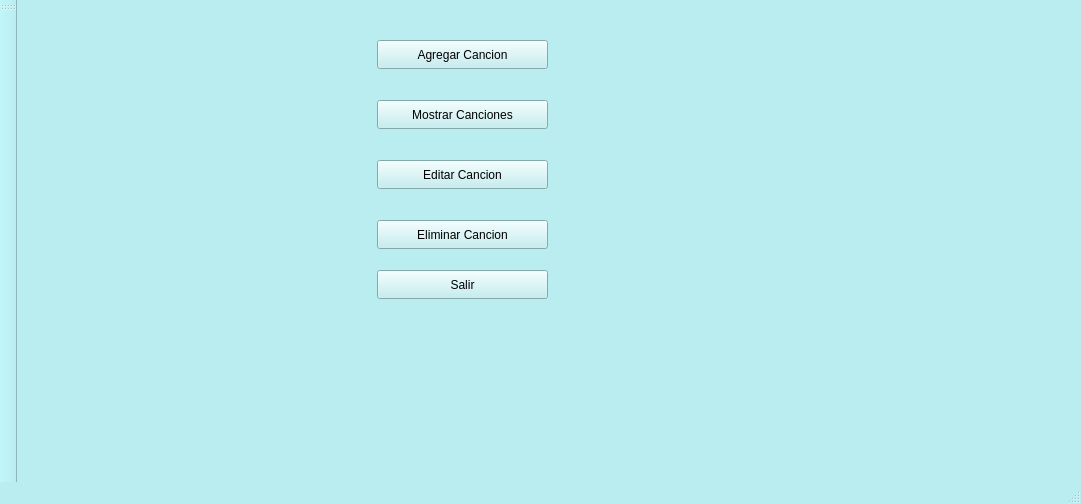
<?xml version="1.0" encoding="UTF-8"?>
<ui version="4.0">
 <class>MainWindow</class>
 <widget class="QMainWindow" name="MainWindow">
  <property name="enabled">
   <bool>true</bool>
  </property>
  <property name="geometry">
   <rect>
    <x>0</x>
    <y>0</y>
    <width>1081</width>
    <height>504</height>
   </rect>
  </property>
  <property name="palette">
   <palette>
    <active>
     <colorrole role="WindowText">
      <brush brushstyle="SolidPattern">
       <color alpha="255">
        <red>0</red>
        <green>0</green>
        <blue>0</blue>
       </color>
      </brush>
     </colorrole>
     <colorrole role="Button">
      <brush brushstyle="SolidPattern">
       <color alpha="255">
        <red>186</red>
        <green>237</green>
        <blue>240</blue>
       </color>
      </brush>
     </colorrole>
     <colorrole role="Light">
      <brush brushstyle="SolidPattern">
       <color alpha="255">
        <red>255</red>
        <green>255</green>
        <blue>255</blue>
       </color>
      </brush>
     </colorrole>
     <colorrole role="Midlight">
      <brush brushstyle="SolidPattern">
       <color alpha="255">
        <red>220</red>
        <green>246</green>
        <blue>247</blue>
       </color>
      </brush>
     </colorrole>
     <colorrole role="Dark">
      <brush brushstyle="SolidPattern">
       <color alpha="255">
        <red>93</red>
        <green>119</green>
        <blue>120</blue>
       </color>
      </brush>
     </colorrole>
     <colorrole role="Mid">
      <brush brushstyle="SolidPattern">
       <color alpha="255">
        <red>124</red>
        <green>158</green>
        <blue>160</blue>
       </color>
      </brush>
     </colorrole>
     <colorrole role="Text">
      <brush brushstyle="SolidPattern">
       <color alpha="255">
        <red>0</red>
        <green>0</green>
        <blue>0</blue>
       </color>
      </brush>
     </colorrole>
     <colorrole role="BrightText">
      <brush brushstyle="SolidPattern">
       <color alpha="255">
        <red>255</red>
        <green>255</green>
        <blue>255</blue>
       </color>
      </brush>
     </colorrole>
     <colorrole role="ButtonText">
      <brush brushstyle="SolidPattern">
       <color alpha="255">
        <red>0</red>
        <green>0</green>
        <blue>0</blue>
       </color>
      </brush>
     </colorrole>
     <colorrole role="Base">
      <brush brushstyle="SolidPattern">
       <color alpha="255">
        <red>255</red>
        <green>255</green>
        <blue>255</blue>
       </color>
      </brush>
     </colorrole>
     <colorrole role="Window">
      <brush brushstyle="SolidPattern">
       <color alpha="255">
        <red>186</red>
        <green>237</green>
        <blue>240</blue>
       </color>
      </brush>
     </colorrole>
     <colorrole role="Shadow">
      <brush brushstyle="SolidPattern">
       <color alpha="255">
        <red>0</red>
        <green>0</green>
        <blue>0</blue>
       </color>
      </brush>
     </colorrole>
     <colorrole role="AlternateBase">
      <brush brushstyle="SolidPattern">
       <color alpha="255">
        <red>220</red>
        <green>246</green>
        <blue>247</blue>
       </color>
      </brush>
     </colorrole>
     <colorrole role="ToolTipBase">
      <brush brushstyle="SolidPattern">
       <color alpha="255">
        <red>255</red>
        <green>255</green>
        <blue>220</blue>
       </color>
      </brush>
     </colorrole>
     <colorrole role="ToolTipText">
      <brush brushstyle="SolidPattern">
       <color alpha="255">
        <red>0</red>
        <green>0</green>
        <blue>0</blue>
       </color>
      </brush>
     </colorrole>
     <colorrole role="PlaceholderText">
      <brush brushstyle="SolidPattern">
       <color alpha="127">
        <red>0</red>
        <green>0</green>
        <blue>0</blue>
       </color>
      </brush>
     </colorrole>
     <colorrole role="Accent">
      <brush brushstyle="SolidPattern">
       <color alpha="255">
        <red>255</red>
        <green>255</green>
        <blue>255</blue>
       </color>
      </brush>
     </colorrole>
    </active>
    <inactive>
     <colorrole role="WindowText">
      <brush brushstyle="SolidPattern">
       <color alpha="255">
        <red>0</red>
        <green>0</green>
        <blue>0</blue>
       </color>
      </brush>
     </colorrole>
     <colorrole role="Button">
      <brush brushstyle="SolidPattern">
       <color alpha="255">
        <red>186</red>
        <green>237</green>
        <blue>240</blue>
       </color>
      </brush>
     </colorrole>
     <colorrole role="Light">
      <brush brushstyle="SolidPattern">
       <color alpha="255">
        <red>255</red>
        <green>255</green>
        <blue>255</blue>
       </color>
      </brush>
     </colorrole>
     <colorrole role="Midlight">
      <brush brushstyle="SolidPattern">
       <color alpha="255">
        <red>220</red>
        <green>246</green>
        <blue>247</blue>
       </color>
      </brush>
     </colorrole>
     <colorrole role="Dark">
      <brush brushstyle="SolidPattern">
       <color alpha="255">
        <red>93</red>
        <green>119</green>
        <blue>120</blue>
       </color>
      </brush>
     </colorrole>
     <colorrole role="Mid">
      <brush brushstyle="SolidPattern">
       <color alpha="255">
        <red>124</red>
        <green>158</green>
        <blue>160</blue>
       </color>
      </brush>
     </colorrole>
     <colorrole role="Text">
      <brush brushstyle="SolidPattern">
       <color alpha="255">
        <red>0</red>
        <green>0</green>
        <blue>0</blue>
       </color>
      </brush>
     </colorrole>
     <colorrole role="BrightText">
      <brush brushstyle="SolidPattern">
       <color alpha="255">
        <red>255</red>
        <green>255</green>
        <blue>255</blue>
       </color>
      </brush>
     </colorrole>
     <colorrole role="ButtonText">
      <brush brushstyle="SolidPattern">
       <color alpha="255">
        <red>0</red>
        <green>0</green>
        <blue>0</blue>
       </color>
      </brush>
     </colorrole>
     <colorrole role="Base">
      <brush brushstyle="SolidPattern">
       <color alpha="255">
        <red>255</red>
        <green>255</green>
        <blue>255</blue>
       </color>
      </brush>
     </colorrole>
     <colorrole role="Window">
      <brush brushstyle="SolidPattern">
       <color alpha="255">
        <red>186</red>
        <green>237</green>
        <blue>240</blue>
       </color>
      </brush>
     </colorrole>
     <colorrole role="Shadow">
      <brush brushstyle="SolidPattern">
       <color alpha="255">
        <red>0</red>
        <green>0</green>
        <blue>0</blue>
       </color>
      </brush>
     </colorrole>
     <colorrole role="AlternateBase">
      <brush brushstyle="SolidPattern">
       <color alpha="255">
        <red>220</red>
        <green>246</green>
        <blue>247</blue>
       </color>
      </brush>
     </colorrole>
     <colorrole role="ToolTipBase">
      <brush brushstyle="SolidPattern">
       <color alpha="255">
        <red>255</red>
        <green>255</green>
        <blue>220</blue>
       </color>
      </brush>
     </colorrole>
     <colorrole role="ToolTipText">
      <brush brushstyle="SolidPattern">
       <color alpha="255">
        <red>0</red>
        <green>0</green>
        <blue>0</blue>
       </color>
      </brush>
     </colorrole>
     <colorrole role="PlaceholderText">
      <brush brushstyle="SolidPattern">
       <color alpha="127">
        <red>0</red>
        <green>0</green>
        <blue>0</blue>
       </color>
      </brush>
     </colorrole>
     <colorrole role="Accent">
      <brush brushstyle="SolidPattern">
       <color alpha="255">
        <red>255</red>
        <green>255</green>
        <blue>255</blue>
       </color>
      </brush>
     </colorrole>
    </inactive>
    <disabled>
     <colorrole role="WindowText">
      <brush brushstyle="SolidPattern">
       <color alpha="255">
        <red>93</red>
        <green>119</green>
        <blue>120</blue>
       </color>
      </brush>
     </colorrole>
     <colorrole role="Button">
      <brush brushstyle="SolidPattern">
       <color alpha="255">
        <red>186</red>
        <green>237</green>
        <blue>240</blue>
       </color>
      </brush>
     </colorrole>
     <colorrole role="Light">
      <brush brushstyle="SolidPattern">
       <color alpha="255">
        <red>255</red>
        <green>255</green>
        <blue>255</blue>
       </color>
      </brush>
     </colorrole>
     <colorrole role="Midlight">
      <brush brushstyle="SolidPattern">
       <color alpha="255">
        <red>220</red>
        <green>246</green>
        <blue>247</blue>
       </color>
      </brush>
     </colorrole>
     <colorrole role="Dark">
      <brush brushstyle="SolidPattern">
       <color alpha="255">
        <red>93</red>
        <green>119</green>
        <blue>120</blue>
       </color>
      </brush>
     </colorrole>
     <colorrole role="Mid">
      <brush brushstyle="SolidPattern">
       <color alpha="255">
        <red>124</red>
        <green>158</green>
        <blue>160</blue>
       </color>
      </brush>
     </colorrole>
     <colorrole role="Text">
      <brush brushstyle="SolidPattern">
       <color alpha="255">
        <red>93</red>
        <green>119</green>
        <blue>120</blue>
       </color>
      </brush>
     </colorrole>
     <colorrole role="BrightText">
      <brush brushstyle="SolidPattern">
       <color alpha="255">
        <red>255</red>
        <green>255</green>
        <blue>255</blue>
       </color>
      </brush>
     </colorrole>
     <colorrole role="ButtonText">
      <brush brushstyle="SolidPattern">
       <color alpha="255">
        <red>93</red>
        <green>119</green>
        <blue>120</blue>
       </color>
      </brush>
     </colorrole>
     <colorrole role="Base">
      <brush brushstyle="SolidPattern">
       <color alpha="255">
        <red>186</red>
        <green>237</green>
        <blue>240</blue>
       </color>
      </brush>
     </colorrole>
     <colorrole role="Window">
      <brush brushstyle="SolidPattern">
       <color alpha="255">
        <red>186</red>
        <green>237</green>
        <blue>240</blue>
       </color>
      </brush>
     </colorrole>
     <colorrole role="Shadow">
      <brush brushstyle="SolidPattern">
       <color alpha="255">
        <red>0</red>
        <green>0</green>
        <blue>0</blue>
       </color>
      </brush>
     </colorrole>
     <colorrole role="AlternateBase">
      <brush brushstyle="SolidPattern">
       <color alpha="255">
        <red>186</red>
        <green>237</green>
        <blue>240</blue>
       </color>
      </brush>
     </colorrole>
     <colorrole role="ToolTipBase">
      <brush brushstyle="SolidPattern">
       <color alpha="255">
        <red>255</red>
        <green>255</green>
        <blue>220</blue>
       </color>
      </brush>
     </colorrole>
     <colorrole role="ToolTipText">
      <brush brushstyle="SolidPattern">
       <color alpha="255">
        <red>0</red>
        <green>0</green>
        <blue>0</blue>
       </color>
      </brush>
     </colorrole>
     <colorrole role="PlaceholderText">
      <brush brushstyle="SolidPattern">
       <color alpha="127">
        <red>93</red>
        <green>119</green>
        <blue>120</blue>
       </color>
      </brush>
     </colorrole>
     <colorrole role="Accent">
      <brush brushstyle="SolidPattern">
       <color alpha="255">
        <red>255</red>
        <green>255</green>
        <blue>255</blue>
       </color>
      </brush>
     </colorrole>
    </disabled>
   </palette>
  </property>
  <property name="cursor">
   <cursorShape>OpenHandCursor</cursorShape>
  </property>
  <property name="windowTitle">
   <string>MuSicQT</string>
  </property>
  <widget class="QWidget" name="centralwidget">
   <widget class="QStackedWidget" name="stackedWidget">
    <property name="geometry">
     <rect>
      <x>0</x>
      <y>0</y>
      <width>951</width>
      <height>471</height>
     </rect>
    </property>
    <property name="currentIndex">
     <number>1</number>
    </property>
    <widget class="QWidget" name="page">
     <widget class="QPushButton" name="btnIngresar">
      <property name="geometry">
       <rect>
        <x>380</x>
        <y>190</y>
        <width>241</width>
        <height>81</height>
       </rect>
      </property>
      <property name="font">
       <font>
        <family>Segoe Fluent Icons</family>
        <pointsize>14</pointsize>
       </font>
      </property>
      <property name="cursor">
       <cursorShape>OpenHandCursor</cursorShape>
      </property>
      <property name="text">
       <string>INGRESAR</string>
      </property>
      <property name="icon">
       <iconset theme="QIcon::ThemeIcon::AddressBookNew"/>
      </property>
      <property name="checkable">
       <bool>false</bool>
      </property>
     </widget>
     <widget class="QLabel" name="Titulo">
      <property name="geometry">
       <rect>
        <x>150</x>
        <y>60</y>
        <width>711</width>
        <height>61</height>
       </rect>
      </property>
      <property name="font">
       <font>
        <family>Felix Titling</family>
        <pointsize>-1</pointsize>
        <bold>true</bold>
       </font>
      </property>
      <property name="layoutDirection">
       <enum>Qt::LayoutDirection::LeftToRight</enum>
      </property>
      <property name="styleSheet">
       <string notr="true">font-size: 22px;
font-weight: bold;
color: white;
background-color: #212021;
border-radius: 16px;
padding: 10px 20px;
border: 1px solid #1E2632;
</string>
      </property>
      <property name="text">
       <string>SISTEMA DE GESTION Y CLASIFICACION DE MUSICA</string>
      </property>
      <property name="alignment">
       <set>Qt::AlignmentFlag::AlignCenter</set>
      </property>
     </widget>
     <widget class="QLabel" name="Subtitulo">
      <property name="geometry">
       <rect>
        <x>240</x>
        <y>140</y>
        <width>521</width>
        <height>21</height>
       </rect>
      </property>
      <property name="font">
       <font>
        <family>Rockwell</family>
        <pointsize>16</pointsize>
       </font>
      </property>
      <property name="layoutDirection">
       <enum>Qt::LayoutDirection::RightToLeft</enum>
      </property>
      <property name="text">
       <string>Bienvenido al Sistema</string>
      </property>
      <property name="alignment">
       <set>Qt::AlignmentFlag::AlignCenter</set>
      </property>
     </widget>
    </widget>
    <widget class="QWidget" name="page_2">
     <widget class="QPushButton" name="pushButton">
      <property name="geometry">
       <rect>
        <x>360</x>
        <y>40</y>
        <width>171</width>
        <height>29</height>
       </rect>
      </property>
      <property name="text">
       <string>Agregar Cancion</string>
      </property>
     </widget>
     <widget class="QPushButton" name="pushButton_2">
      <property name="geometry">
       <rect>
        <x>360</x>
        <y>100</y>
        <width>171</width>
        <height>29</height>
       </rect>
      </property>
      <property name="text">
       <string>Mostrar Canciones</string>
      </property>
     </widget>
     <widget class="QPushButton" name="pushButton_3">
      <property name="geometry">
       <rect>
        <x>360</x>
        <y>160</y>
        <width>171</width>
        <height>29</height>
       </rect>
      </property>
      <property name="text">
       <string>Editar Cancion</string>
      </property>
     </widget>
     <widget class="QPushButton" name="pushButton_4">
      <property name="geometry">
       <rect>
        <x>360</x>
        <y>220</y>
        <width>171</width>
        <height>29</height>
       </rect>
      </property>
      <property name="text">
       <string>Eliminar Cancion</string>
      </property>
     </widget>
     <widget class="QPushButton" name="btnSalir">
      <property name="geometry">
       <rect>
        <x>360</x>
        <y>270</y>
        <width>171</width>
        <height>29</height>
       </rect>
      </property>
      <property name="text">
       <string>Salir</string>
      </property>
     </widget>
    </widget>
   </widget>
  </widget>
  <widget class="QMenuBar" name="menubar">
   <property name="geometry">
    <rect>
     <x>0</x>
     <y>0</y>
     <width>1081</width>
     <height>25</height>
    </rect>
   </property>
  </widget>
  <widget class="QStatusBar" name="statusbar"/>
  <widget class="QToolBar" name="toolBar">
   <property name="windowTitle">
    <string>toolBar</string>
   </property>
   <attribute name="toolBarArea">
    <enum>LeftToolBarArea</enum>
   </attribute>
   <attribute name="toolBarBreak">
    <bool>false</bool>
   </attribute>
  </widget>
 </widget>
 <resources/>
 <connections/>
</ui>
